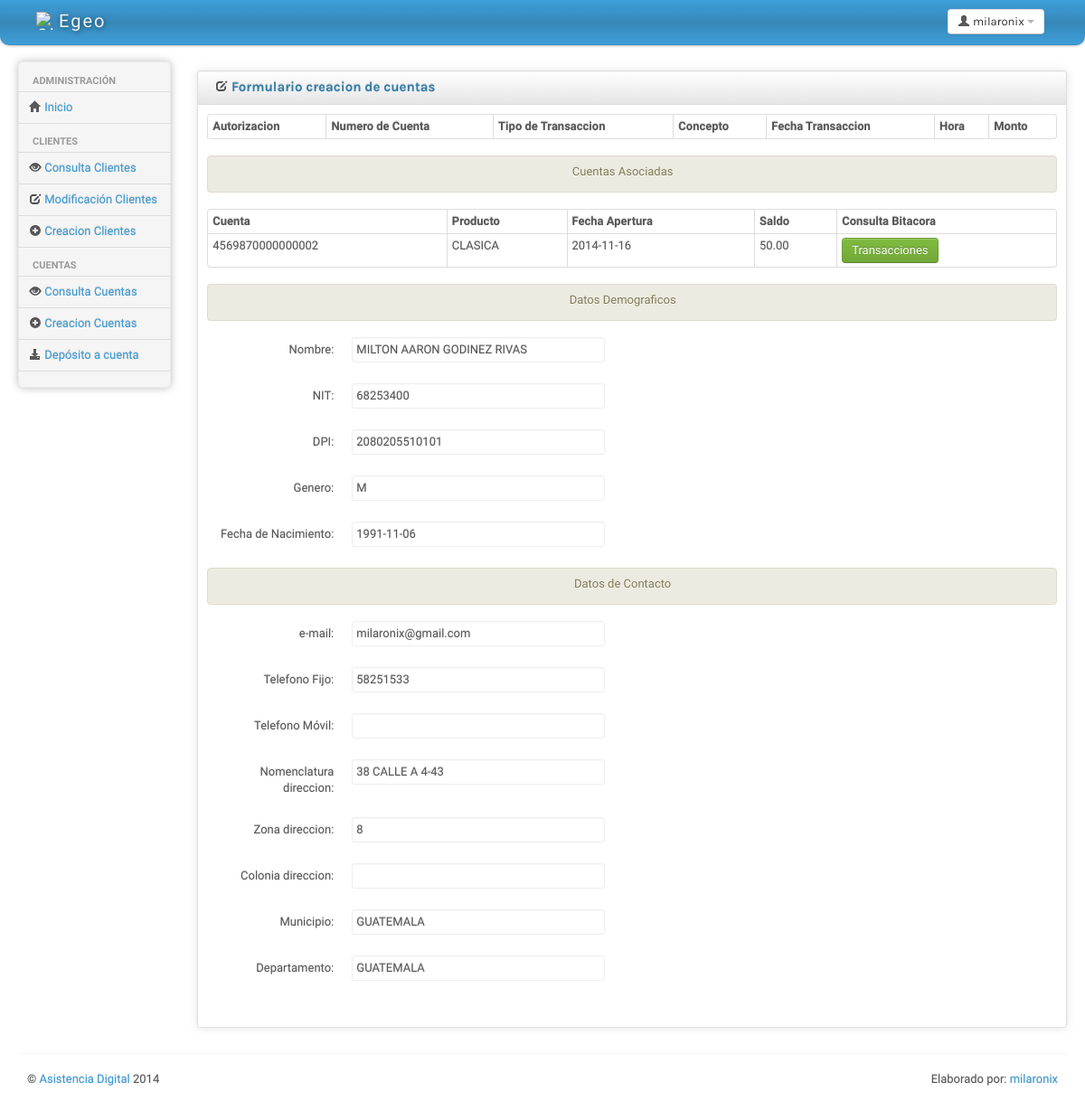
Screenshot of /consulta cuentas.php?ctatrx=4236980000000005&id=1 (signed in) with the database file from the repository.
### tables this page shows
CREATE TABLE `clientes` (
  `idCliente` int(11) NOT NULL AUTO_INCREMENT,
  `nombreCliente` varchar(100) DEFAULT NULL,
  `fechaNacimiento` date DEFAULT NULL,
  `genero` char(1) DEFAULT NULL,
  `nomenclaturaDireccion` varchar(100) DEFAULT NULL,
  `zona` int(2) DEFAULT NULL,
  `colonia` int(11) DEFAULT NULL,
  `departamento` int(11) DEFAULT NULL,
  `municipio` int(11) DEFAULT NULL,
  `telefono1` int(8) DEFAULT NULL,
  `telefono2` int(8) DEFAULT NULL,
  `nit` varchar(100) NOT NULL,
  `dpi` varchar(100) NOT NULL,
  `email` varchar(100) NOT NULL,
  PRIMARY KEY (`idCliente`),
  UNIQUE KEY `nit` (`nit`),
  UNIQUE KEY `dpi` (`dpi`),
  UNIQUE KEY `email` (`email`),
  KEY `departamento` (`departamento`),
  KEY `municipio` (`municipio`),
  CONSTRAINT `clientes_ibfk_1` FOREIGN KEY (`departamento`) REFERENCES `departamentos` (`idDepartamento`),
  CONSTRAINT `clientes_ibfk_2` FOREIGN KEY (`municipio`) REFERENCES `municipios` (`idMunicipio`)
);

CREATE TABLE `cuentas` (
  `idCuenta` int(11) NOT NULL AUTO_INCREMENT,
  `numerodecuenta` bigint(20) DEFAULT NULL,
  `idCliente` int(11) DEFAULT NULL,
  `fechaApertura` date DEFAULT NULL,
  `saldo` double DEFAULT NULL,
  `bin` bigint(20) DEFAULT NULL,
  PRIMARY KEY (`idCuenta`),
  UNIQUE KEY `numeroDeCuenta` (`numerodecuenta`),
  KEY `idCliente` (`idCliente`),
  CONSTRAINT `cuentas_ibfk_1` FOREIGN KEY (`idCliente`) REFERENCES `clientes` (`idCliente`)
);

CREATE TABLE `bin` (
  `binId` int(11) NOT NULL DEFAULT '0',
  `bin` bigint(20) DEFAULT NULL,
  `descripcion` char(100) DEFAULT NULL,
  `correlativo` int(11) DEFAULT NULL,
  PRIMARY KEY (`binId`)
);

CREATE TABLE `municipios` (
  `idMunicipio` int(11) NOT NULL AUTO_INCREMENT,
  `descripcion` varchar(100) DEFAULT NULL,
  `idDepartamento` int(11) DEFAULT NULL,
  PRIMARY KEY (`idMunicipio`),
  KEY `idDepartamento` (`idDepartamento`),
  CONSTRAINT `municipios_ibfk_1` FOREIGN KEY (`idDepartamento`) REFERENCES `departamentos` (`idDepartamento`)
);

CREATE TABLE `departamentos` (
  `idDepartamento` int(11) NOT NULL AUTO_INCREMENT,
  `descripcion` varchar(100) DEFAULT NULL,
  PRIMARY KEY (`idDepartamento`)
);

### consulta cuentas.php (the view, shortened to what this page needs)
<?php
$tiempo_expira = time() - $_SESSION['UltimoMovimiento'];
$error = 0;
$query_exitoso = 0;
$ctatrx = 0;
if(isset($_GET['id'])){
$id = $_GET['id'];
}
if(isset($_GET['ctatrx'])){
$ctatrx = $_GET['ctatrx'];
}
?>
<!DOCTYPE html>
<html lang="en">
<head>
	<link id="bs-css" href="css/bootstrap-cerulean.css" rel="stylesheet">
	<link href="css/bootstrap-responsive.css" rel="stylesheet">
	<link href="css/charisma-app.css" rel="stylesheet">
	<link href="css/jquery-ui-1.8.21.custom.css" rel="stylesheet">
	<link href='css/fullcalendar.css' rel='stylesheet'>
	<link href='css/fullcalendar.print.css' rel='stylesheet'  media='print'>
	<link href='css/chosen.css' rel='stylesheet'>
	<link href='css/uniform.default.css' rel='stylesheet'>
	<link href='css/colorbox.css' rel='stylesheet'>
	<link href='css/jquery.cleditor.css' rel='stylesheet'>
	<link href='css/jquery.noty.css' rel='stylesheet'>
	<link href='css/noty_theme_default.css' rel='stylesheet'>
	<link href='css/elfinder.min.css' rel='stylesheet'>
	<link href='css/elfinder.theme.css' rel='stylesheet'>
	<link href='css/jquery.iphone.toggle.css' rel='stylesheet'>
	<link href='css/opa-icons.css' rel='stylesheet'>
	<link href='css/uploadify.css' rel='stylesheet'>
</head>
<body>
<?php
	if(!isset($_SESSION['UltimoMovimiento'])){
		session_destroy(); header("Location: expirada.php?tipo=3");
	}
	else{
		if($tiempo_expira > $_SESSION['tiempo_expira']){
			header("Location: expirada.php?tipo=2");
		}else{
?>
	<div class="navbar">
		<div class="navbar-inner">
			<div class="container-fluid">
				<a class="brand" href="inicio.php"> <img alt="Charisma Logo" src="images/logo.jpg" /> <span>Egeo</span></a>
				<div class="btn-group pull-right" >
					<a class="btn dropdown-toggle" data-toggle="dropdown" href="#">
						<i class="icon-user"></i><span class="hidden-phone"> <?php echo($_SESSION['usuario']); ?></span>
						<span class="caret"></span>
					</a>
				</div>
			</div>
		</div>
	</div>
	<div class="container-fluid">
		<div class="row-fluid">
			<div class="span2 main-menu-span">
				<div class="well nav-collapse sidebar-nav">
					<ul class="nav nav-tabs nav-stacked main-menu">
						<li class="nav-header hidden-tablet">Administración</li>
						<li><a class="ajax-link" href="inicio.php"><i class="icon-home"></i><span class="hidden-tablet"> Inicio</span></a></li>
						<li class="nav-header hidden-tablet">Clientes</li>
						<?php
						if ($_SESSION['leer'] == 1){
						echo("<li><a class='ajax-link' href='consulta clientes.php'><i class='icon-eye-open'></i><span class='hidden-tablet'> Consulta Clientes</span></a></li>");
						}
						if ($_SESSION['modificar'] == 1){
						echo("<li><a class='ajax-link' href='modificacion clientes.php'><i class='icon-edit'></i><span class='hidden-tablet'> Modificación Clientes</span></a></li>");
						}
						if ($_SESSION['crear'] == 1){
						echo("<li><a class='ajax-link' href='creacion_clientes.php'><i class='icon-plus-sign'></i><span class='hidden-tablet'> Creacion Clientes</span></a></li>");
						}
						?>
						<li class="nav-header hidden-tablet">Cuentas</li>
						<?php
						if ($_SESSION['leer'] == 1){
						echo("<li><a class='ajax-link' href='cliente para consulta cuenta.php'><i class='icon-eye-open'></i><span class='hidden-tablet'> Consulta Cuentas</span></a></li>");
						}
						if ($_SESSION['crear'] == 1){
						echo("<li><a class='ajax-link' href='cliente para cuenta.php'><i class='icon-plus-sign'></i><span class='hidden-tablet'> Creacion Cuentas</span></a></li>");
						}
						if ($_SESSION['crear'] == 1){
						echo("<li><a class='ajax-link' href='cliente para deposito.php'><i class='icon-download-alt'></i><span class='hidden-tablet'> Depósito a cuenta</span></a></li>");
						}
						?>
					</ul>
				</div>
			</div>
			<div id="content" class="span10">
			<?php
			if($query_exitoso == 1){
				echo("
					<div class='alert alert-success'>
						<center>
							<p>La cuenta se ha creado exitosamente.</p>
						</center>
					</div>
					");
			}else{
			?>
			<div class="row-fluid sortable">
				<div class="box span12">
					<div class="box-header well" data-original-title>
						<h2><i class="icon-edit"></i> Formulario creacion de cuentas </h2>
					</div>
					<div class="box-content">
						<form class="form-horizontal" method = 'post' action='<?php $_SERVER['PHP_SELF'] ?>'>
							<fieldset>
								<?php
								if($error == 0){
									$query = "select clientes.*, departamentos.descripcion as depto, municipios.descripcion as muni, numeroDeCuenta, fechaApertura, saldo, bin.descripcion from clientes, departamentos, municipios, cuentas, bin where clientes.idCliente = '$id' and clientes.departamento = departamentos.iddepartamento and clientes.municipio = municipios.idMunicipio and cuentas.idCliente = clientes.idCliente and cuentas.bin = bin.bin";
									$result = mysql_query($query);
								}
								if($ctatrx > 0){
									?>
										<table class="table table-bordered table-striped table-condensed">
											<thead>
												<tr>
													<th>Autorizacion</th>
													<th>Numero de Cuenta</th>
													<th>Tipo de Transaccion</th>
													<th>Concepto</th>
													<th>Fecha Transaccion</th>
													<th>Hora</th>
													<th>Monto</th>
												</tr>
											</thead>
													<?php
													$result = mysql_query($query);
													?>
										</table>
									<?php
								}
								?>
								<div class="alert alert-info">
									<center>
										<label>Cuentas Asociadas</label>
									</center>
								</div>
								<table class="table table-bordered table-striped table-condensed">
									<thead>
										<tr>
											<th>Cuenta</th>
											<th>Producto</th>
											<th>Fecha Apertura</th>
											<th>Saldo</th>
											<th>Consulta Bitacora</th>
										</tr>
									</thead>
									<tbody>
										<tr>
											<?php
											while($items = mysql_fetch_array($result)){
												echo("<tr>");
												echo("<td>$items[numeroDeCuenta]</td>");
												echo("<td class='center'>$items[descripcion]</td>");
												echo("<td class='center'>$items[fechaApertura]</td>");
												echo("<td class='center'>" . number_format($items['saldo'],2,".",",") . "</td>");
												echo("<td class='center'><a class='btn btn-success' href='$_SERVER[PHP_SELF]?ctatrx=$items[numeroDeCuenta]&id=$id'> Transacciones </a> </td>");
												echo("</tr>");
											}
											$result = mysql_query($query);
											$items = mysql_fetch_array($result);
											?>
										</tr>
								</table>
								<div class="alert alert-info">
									<center>
										<label>Datos Demograficos</label>
									</center>
								</div>
								<div class="control-group <?php if($_POST['enviado'] == 1 && $_POST['nombre'] == ''){ echo("error");} ?>">
									<label class="control-label" for="focusedInput">Nombre: </label>
									<div class="controls">
									  <span class="input-xlarge uneditable-input"><?php echo($items['nombreCliente']); ?></span>
									</div>
								</div>
								<div class="control-group <?php if($_POST['enviado'] == 1 && $_POST['nit'] == ''){ echo("error");} ?>">
									<label class="control-label" for="focusedInput">NIT: </label>
									<div class="controls">
									  <span class="input-xlarge uneditable-input"><?php echo($items['nit']); ?></span>
									</div>
								</div>
								<div class="control-group <?php if($_POST['enviado'] == 1 && $_POST['dpi'] == ''){ echo("error");} ?>">
									<label class="control-label" for="focusedInput">DPI: </label>
									<div class="controls">
									  <span class="input-xlarge uneditable-input"><?php echo($items['dpi']); ?></span>
									</div>
								</div>
								<div class="control-group <?php if($_POST['enviado'] == 1 && $_POST['genero'] == ''){ echo("error");} ?>">
									<label class="control-label" for="focusedInput">Genero: </label>
									<div class="controls">
									  <span class="input-xlarge uneditable-input"><?php echo($items['genero']); ?></span>
									</div>
								</div>
								<div class="control-group <?php if($_POST['enviado'] == 1 && $_POST['fnacimiento'] == ''){ echo("error");} ?>">
									<label class="control-label" for="fnacimiento">Fecha de Nacimiento:</label>
									<div class="controls">
									  <span class="input-xlarge uneditable-input"><?php echo($items['fechaNacimiento']); ?></span>
									</div>
								</div>
								<div class="alert alert-info">
									<center>
										<label>Datos de Contacto</label>
									</center>
								</div>
								<div class="control-group <?php if($_POST['enviado'] == 1 && $_POST['email'] == ''){ echo("error");} ?>">
									<label class="control-label" for="focusedInput">e-mail: </label>
									<div class="controls">
									  <span class="input-xlarge uneditable-input"><?php echo($items['email']); ?></span>
									</div>
								</div>
								<div class="control-group <?php if($_POST['enviado'] == 1 && $_POST['tel1'] == ''){ echo("error");} ?>">
									<label class="control-label" for="focusedInput">Telefono Fijo: </label>
									<div class="controls">
									  <span class="input-xlarge uneditable-input"><?php echo($items['telefono1']); ?></span>
									</div>
								</div>
								<div class="control-group <?php if($_POST['enviado'] == 1 && $_POST['tel2'] == ''){ echo("error");} ?>">
									<label class="control-label" for="focusedInput">Telefono Móvil: </label>
									<div class="controls">
									  <span class="input-xlarge uneditable-input"><?php echo($items['telefono2']); ?></span>
									</div>
								</div>
								<div class="control-group <?php if($_POST['enviado'] == 1 && $_POST['nomenclatura'] == ''){ echo("error");} ?>">
									<label class="control-label" for="focusedInput">Nomenclatura direccion: </label>
									<div class="controls">
									  <span class="input-xlarge uneditable-input"><?php echo($items['nomenclaturaDireccion']); ?></span>
									</div>
								</div>
								<div class="control-group <?php if($_POST['enviado'] == 1 && $_POST['zona'] == ''){ echo("error");} ?>">
									<label class="control-label" for="focusedInput">Zona direccion: </label>
									<div class="controls">
									  <span class="input-xlarge uneditable-input"><?php echo($items['zona']); ?></span>
									</div>
								</div>
								<div class="control-group <?php if($_POST['enviado'] == 1 && $_POST['colonia'] == ''){ echo("error");} ?>">
									<label class="control-label" for="focusedInput">Colonia direccion: </label>
									<div class="controls">
									  <span class="input-xlarge uneditable-input"><?php echo($items['colonia']); ?></span>
									</div>
								</div>
								<div class="control-group <?php if($_POST['enviado'] == 1 && $_POST['municipio'] == ''){ echo("error");} ?>">
									<label class="control-label" for="municipio">Municipio:</label>
									<div class="controls">
									  <span class="input-xlarge uneditable-input"><?php echo($items['muni']); ?></span>
									</div>
								 </div>
								<div class="control-group <?php if($_POST['enviado'] == 1 && $_POST['bin'] == ''){ echo("error");} ?>">
									<label class="control-label" for="bin">Departamento:</label>
									<div class="controls">
									  <span class="input-xlarge uneditable-input"><?php echo($items['depto']); ?></span>
									</div>
								 </div>
							</fieldset>
						  </form>
					</div>
				</div>
			</div>
			<?php }?>
			</div>
				</div>
		<hr>
		<footer>
			<p class="pull-left">&copy; <a href="http://usman.it" target="_blank">Asistencia Digital</a> 2014</p>
			<p class="pull-right">Elaborado por: <a href="http://usman.it/free-responsive-admin-template">milaronix</a></p>
		</footer>
	</div>
<?php
		}
	}
?>
</body>
</html>

### css/charisma-app.css (style rules this page uses)
.box { border: 1px solid #DEDEDE; border-radius:3px; -webkit-border-radius:3px; -moz-border-radius:3px; margin-top: 10px; margin-bottom: 10px ; box-shadow: 0 0 10px rgba(189, 189, 189, 0.4); -webkit-box-shadow: 0 0 10px rgba(189, 189, 189, 0.4); -moz-box-shadow: 0 0 10px rgba(189, 189, 189, 0.4); }
.box-header { border:none; padding-top:5px; border-bottom: 1px solid #DEDEDE; border-radius:3px 3px 0 0; -webkit-border-radius:3px 3px 0 0; -moz-border-radius:3px 3px 0 0; height:12px; min-height:12px; margin-bottom: 0; cursor:move; font-weight:bold; font-size:16px; background: -moz-linear-gradient(top, rgba(255,255,255,0) 0%, rgba(0,0,0,0.1) 100%); background: -webkit-gradient(linear, left top, left bottom, color-stop(0%,rgba(255,255,255,0)), color-stop(100%,rgba(0,0,0,0.1))); background: -webkit-linear-gradient(top, rgba(255,255,255,0) 0%,rgba(0,0,0,0.1) 100%); background: -o-linear-gradient(top, rgba(255,255,255,0) 0%,rgba(0,0,0,0.1) 100%); background: -ms-linear-gradient(top, rgba(255,255,255,0) 0%,rgba(0,0,0,0.1) 100%); background: linear-gradient(to bottom, rgba(255,255,255,0) 0%,rgba(0,0,0,0.1) 100%); filter: progid:DXImageTransform.Microsoft.gradient( startColorstr='#00ffffff', endColorstr='#1a000000',GradientType=0 ); }
.box-header h2 { font-size:15px; width:auto; clear:none; float:left; line-height:25px; white-space: nowrap; }
.box-header h2 > i { margin-top:1px; }
.box-content { padding:10px; }
footer { clear:both; }
footer .pull-right { float:right; margin-right:10px; }
footer .pull-left { float:left; margin-left:10px; }
.sidebar-nav { min-height:0; box-shadow: 0 0 10px #BDBDBD; -webkit-box-shadow: 0 0 10px #BDBDBD; -moz-box-shadow: 0 0 10px #BDBDBD; border-radius: 5px; -webkit-border-radius: 5px; -moz-border-radius: 5px; margin-bottom: 0; padding-bottom:0; }
.sidebar-nav > ul > li:not(.nav-header) { margin-right:-2px; margin-left:-2px; }
.brand { font-family: 'Shojumaru', cursive, Arial, serif; letter-spacing:2px; text-shadow:1px 1px 5px rgba(0, 0, 0, 0.5); width:166px; }
.brand img { float:left; height:20px; width:20px; margin-right:5px; }
.brand span { float:left; }
.navbar-inner { border-radius:0 0 10px 10px; -webkit-border-radius:0 0 10px 10px; -moz-border-radius:0 0 10px 10px; padding-top:5px; padding-bottom:5px; }
.pull-left { float:left !important; }
.pull-right { float:right !important; }

### consulta cuentas.php (style rules this page uses)
body { padding-bottom: 40px; }
.sidebar-nav { padding: 9px 0; }

### rows the page displays
clientes: cuentas.numerodecuenta "4569870000000002", bin.descripcion "CLASICA", cuentas.fechaApertura "2014-11-16", cuentas.saldo "50.00", nombreCliente "MILTON AARON GODINEZ RIVAS", nit "68253400", dpi "2080205510101", genero "M", fechaNacimiento "1991-11-06", email "milaronix@gmail.com", telefono1 "58251533", nomenclaturaDireccion "38 CALLE A 4-43", zona "8"
municipios: descripcion "GUATEMALA"
departamentos: descripcion "GUATEMALA"

### other values shown
$_SESSION['usuario'] "milaronix"
